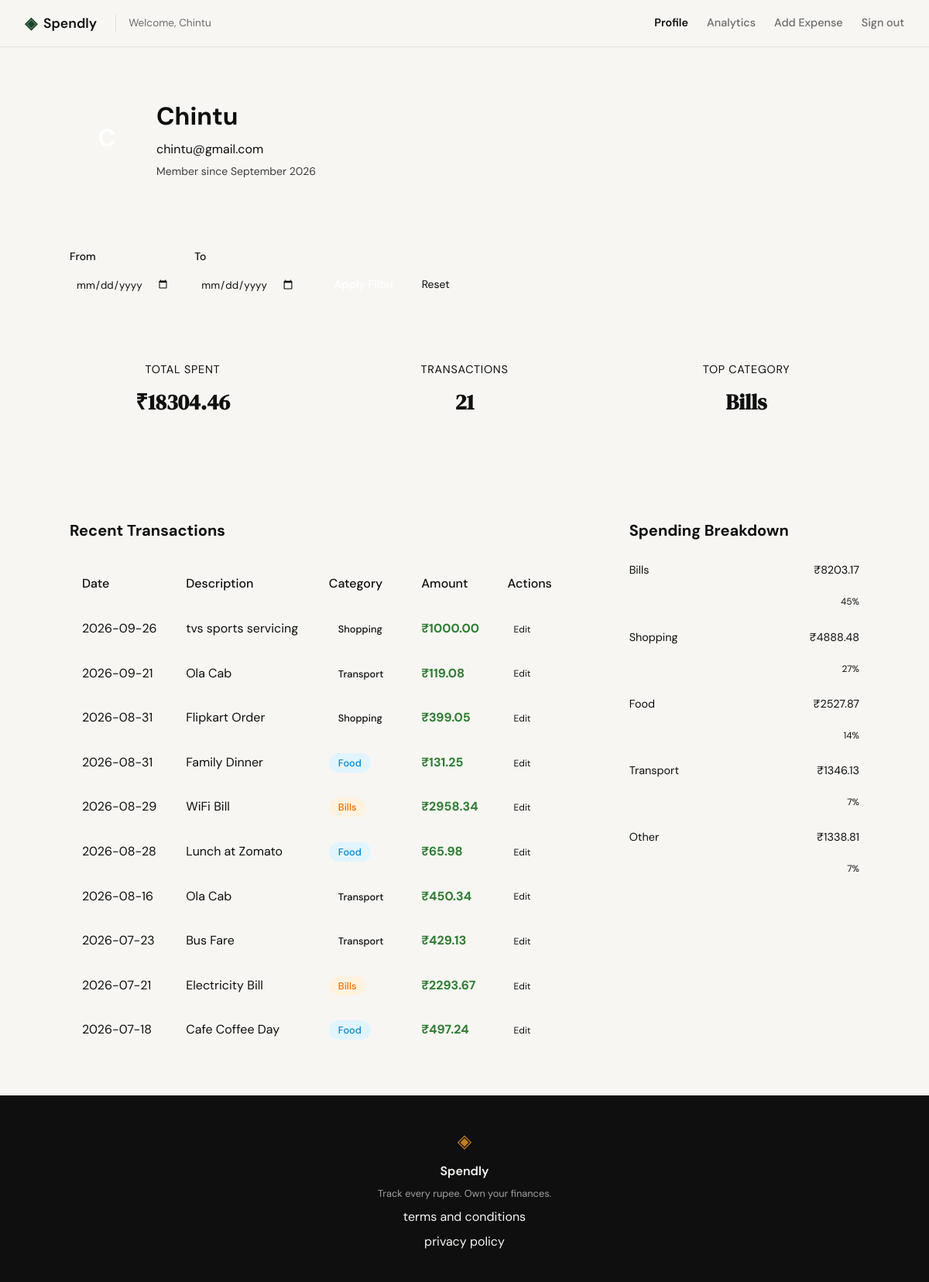
The page /profile (signed in) on the database its author committed.
### tables this page shows
CREATE TABLE users (
                id INTEGER PRIMARY KEY AUTOINCREMENT,
                name TEXT NOT NULL,
                email TEXT UNIQUE NOT NULL,
                password_hash TEXT NOT NULL,
                created_at TEXT DEFAULT (datetime('now'))
            );

CREATE TABLE expenses (
                id INTEGER PRIMARY KEY AUTOINCREMENT,
                user_id INTEGER NOT NULL,
                amount REAL NOT NULL,
                category TEXT NOT NULL,
                date TEXT NOT NULL,
                description TEXT,
                created_at TEXT DEFAULT (datetime('now')),
                FOREIGN KEY (user_id) REFERENCES users (id)
            );

### app.py (the view)
@app.route("/profile")
@login_required
def profile():
    user_id = session.get('user_id')
    start_date = request.args.get('start_date')
    end_date = request.args.get('end_date')
    try:
        if start_date:
            datetime.strptime(start_date, '%Y-%m-%d')
        if end_date:
            datetime.strptime(end_date, '%Y-%m-%d')
    except ValueError:
        start_date = None
        end_date = None
    user_info = get_user_by_id(user_id)
    summary_stats = get_summary_stats(user_id, start_date=start_date, end_date=end_date)
    transactions = get_recent_transactions(user_id, start_date=start_date, end_date=end_date)
    category_breakdown = get_category_breakdown(user_id, start_date=start_date, end_date=end_date)
    return render_template(
        "profile.html",
        user=user_info,
        stats=summary_stats,
        transactions=transactions,
        breakdown=category_breakdown,
        filters=request.args # Pass args back to template to preserve form state
    )

### app.py (called while the page is built)
def login_required(f):
    @wraps(f)
    def decorated_function(*args, **kwargs):
        if 'user_id' not in session:
            return redirect(url_for('login'))
        return f(*args, **kwargs)
    return decorated_function

### database/db.py (called while the page is built)
def get_db():
    conn = sqlite3.connect(DATABASE_PATH)
    conn.row_factory = sqlite3.Row
    conn.execute("PRAGMA foreign_keys = ON")
    return conn

### database/queries.py (called while the page is built)
def get_user_by_id(user_id):
    with get_db() as conn:
        row = conn.execute(
            "SELECT name, email, created_at FROM users WHERE id = ?",
            (user_id,)
        ).fetchone()
        if not row:
            return None
        created_at_dt = datetime.strptime(row['created_at'], '%Y-%m-%d %H:%M:%S')
        member_since = created_at_dt.strftime("%B %Y")
        return {
            "name": row['name'],
            "email": row['email'],
            "member_since": member_since
        }

def get_recent_transactions(user_id, limit=10, start_date=None, end_date=None):
    where_clause = "WHERE user_id = ?"
    params = [user_id]
    if start_date:
        where_clause += " AND date >= ?"
        params.append(start_date)
    if end_date:
        where_clause += " AND date <= ?"
        params.append(end_date)
    query = f"SELECT id, date, description, category, amount FROM expenses {where_clause} ORDER BY date DESC LIMIT ?"
    params.append(limit)
    with get_db() as conn:
        cursor = conn.execute(query, tuple(params))
        rows = cursor.fetchall()
        return [dict(row) for row in rows]

### templates/profile.html (shortened to what this page needs)
{% extends "base.html" %}
{% block content %}
<div class="profile-container">
    <section class="profile-card">
        <div class="profile-header">
            <div class="avatar">{{ user.name[0] }}</div>
            <div class="user-details">
                <h1>{{ user.name }}</h1>
                <p class="user-email">{{ user.email }}</p>
                <p class="user-meta">Member since {{ user.member_since }}</p>
            </div>
        </div>
    </section>
    <section class="filter-section">
        <form method="GET" action="{{ url_for('profile') }}" class="filter-form">
            <div class="filter-group">
                <label for="start_date">From</label>
                <input type="date" id="start_date" name="start_date" value="{{ filters.get('start_date', '') }}">
            </div>
            <div class="filter-group">
                <label for="end_date">To</label>
                <input type="date" id="end_date" name="end_date" value="{{ filters.get('end_date', '') }}">
            </div>
            <div class="filter-actions">
                <button type="submit" class="btn-primary">Apply Filter</button>
                <a href="{{ url_for('profile') }}" class="btn-secondary">Reset</a>
            </div>
        </form>
    </section>
    <section class="stats-grid">
        <div class="stat-tile">
            <span class="stat-label">Total Spent</span>
            <span class="stat-value">₹{{ "%.2f"|format(stats.total_spent) }}</span>
        </div>
        <div class="stat-tile">
            <span class="stat-label">Transactions</span>
            <span class="stat-value">{{ stats.transaction_count }}</span>
        </div>
        <div class="stat-tile">
            <span class="stat-label">Top Category</span>
            <span class="stat-value">{{ stats.top_category }}</span>
        </div>
    </section>
    <div class="profile-main-content">
        <section class="history-section">
            <h2>Recent Transactions</h2>
            <div class="table-wrapper">
                <table class="profile-table">
                    <thead>
                        <tr>
                            <th>Date</th>
                            <th>Description</th>
                            <th>Category</th>
                            <th>Amount</th>
                            <th>Actions</th>
                        </tr>
                    </thead>
                    <tbody>
                        {% for tx in transactions %}
                        <tr>
                            <td>{{ tx.date }}</td>
                            <td>{{ tx.description }}</td>
                            <td>
                                <span class="badge badge-{{ tx.category|lower }}">
                                    {{ tx.category }}
                                </span>
                            </td>
                            <td class="amount {{ 'positive' if tx.amount > 0 else 'negative' }}">
                                ₹{{ "%.2f"|format(tx.amount) }}
                            </td>
                            <td>
                                <a href="{{ url_for('edit_expense', id=tx.id) }}" class="btn-secondary" style="font-size: 0.75rem; padding: 0.2rem 0.5rem; border: 1px solid var(--border-color); border-radius: var(--radius-sm);">Edit</a>
                            </td>
                        </tr>
                        {% endfor %}
                    </tbody>
                </table>
            </div>
        </section>
        <section class="breakdown-section">
            <h2>Spending Breakdown</h2>
            <div class="breakdown-list">
                {% for item in breakdown %}
                <div class="breakdown-item">
                    <div class="breakdown-info">
                        <span>{{ item.category }}</span>
                        <span>₹{{ "%.2f"|format(item.amount) }}</span>
                    </div>
                    <div class="progress-bar-bg">
                        <div class="progress-bar-fill" style="width: {{ item.percentage }}%;"></div>
                    </div>
                    <span class="percentage">{{ item.percentage }}%</span>
                </div>
                {% endfor %}
            </div>
        </section>
    </div>
{% endblock %}

### templates/base.html (shortened to what this page needs)
<!DOCTYPE html>
<html lang="en">
<head>
    <link rel="stylesheet" href="{{ url_for('static', filename='css/style.css') }}">
</head>
<body>
    <nav class="navbar">
        <div class="nav-inner">
            <a href="{{ url_for('landing') }}" class="nav-brand">
                <div class="brand-group">
                    <span class="brand-icon">◈</span>
                    <span class="brand-name">Spendly</span>
                </div>
                {% if session.get('user_id') %}
                    <span class="user-welcome">Welcome, {{ session.get('user_name', 'User') }}</span>
                {% endif %}
            </a>
            <div class="nav-links">
                {% if session.get('user_id') %}
                    <a href="{{ url_for('profile') }}" class="{{ 'active' if request.endpoint == 'profile' }}">Profile</a>
                    <a href="{{ url_for('analytics') }}" class="{{ 'active' if request.endpoint == 'analytics' }}">Analytics</a>
                    <a href="{{ url_for('add_expense') }}" class="{{ 'active' if request.endpoint == 'add_expense' }}">Add Expense</a>
                    <a href="{{ url_for('logout') }}">Sign out</a>
                {% else %}
                    <a href="{{ url_for('login') }}">Sign in</a>
                    <a href="{{ url_for('register') }}" class="nav-cta">Get started</a>
                {% endif %}
            </div>
        </div>
    </nav>
    <main class="main-content">
        {% block content %}{% endblock %}
    </main>
    <footer class="footer">
        <div class="footer-inner">
            <span class="brand-icon">◈</span>
            <span class="footer-name">Spendly</span>
            <p class="footer-copy">Track every rupee. Own your finances.</p>
            <a href="{{ url_for('terms') }}">terms and conditions</a>
            <a href="{{ url_for('privacy') }}">privacy policy</a>
        </div>
    </footer>
</body>
</html>

### static/css/style.css (style rules this page uses)
:root { --ink: #0f0f0f; --ink-soft: #2d2d2d; --ink-muted: #6b6b6b; --ink-faint: #a0a0a0; --paper: #f7f6f3; --paper-warm: #f0ede6; --paper-card: #ffffff; --accent: #1a472a; --accent-light: #e8f0eb; --accent-2: #c17f24; --accent-2-light: #fdf3e3; --danger: #c0392b; --danger-light: #fdecea; --border: #e4e1da; --border-soft: #eeebe4; --font-display: 'DM Serif Display', Georgia, serif; --font-body: 'DM Sans', system-ui, sans-serif; --max-width: 1200px; --auth-width: 440px; --radius-sm: 6px; --radius-md: 12px; --radius-lg: 20px; }
*, *::before, *::after { box-sizing: border-box; margin: 0; padding: 0; }
html { font-size: 16px; scroll-behavior: smooth; }
body { background: var(--paper); color: var(--ink); font-family: var(--font-body); font-size: 1rem; line-height: 1.6; -webkit-font-smoothing: antialiased; }
a { color: inherit; text-decoration: none; }
.navbar { position: sticky; top: 0; z-index: 100; background: var(--paper); border-bottom: 1px solid var(--border); padding: 0 2rem; }
.nav-inner { max-width: var(--max-width); margin: 0 auto; height: 60px; display: flex; align-items: center; justify-content: space-between; }
.nav-brand { display: flex; align-items: center; gap: 0.5rem; font-family: var(--font-body); font-weight: 600; font-size: 1.1rem; color: var(--ink); }
.brand-group { display: flex; align-items: center; gap: 0.5rem; }
.user-welcome { margin-left: 1rem; font-size: 0.85rem; font-weight: 400; color: var(--ink-muted); border-left: 1px solid var(--border); padding-left: 1rem; }
.brand-icon { color: var(--accent); font-size: 1.3rem; }
.brand-name { color: var(--ink); }
.nav-links { display: flex; align-items: center; gap: 1.5rem; font-size: 0.9rem; font-weight: 500; }
.nav-links a { color: var(--ink-muted); transition: color 0.2s; }
.nav-links a:hover, .nav-links a.active { color: var(--ink); font-weight: 600; }
.main-content { min-height: calc(100vh - 60px - 100px); }
.stats-grid { display: grid; grid-template-columns: repeat(3, 1fr); gap: 2rem; margin-bottom: 3rem; }
.stat-label { font-size: 0.9rem; color: var(--ink-muted); }
.stat-value { font-family: var(--font-display); font-size: 1.75rem; font-weight: 600; color: var(--ink); }
.btn-primary { display: inline-block; background: var(--ink); color: var(--paper); padding: 0.65rem 1.5rem; border-radius: var(--radius-sm); font-family: var(--font-body); font-size: 0.9rem; font-weight: 500; cursor: pointer; border: none; transition: background 0.2s; text-decoration: none; }
.footer { background: var(--ink); color: var(--paper); padding: 2.5rem 2rem; text-align: center; }
.footer-inner { display: flex; flex-direction: column; align-items: center; gap: 0.4rem; }
.footer .brand-icon { color: var(--accent-2); font-size: 1.5rem; }
.footer-name { font-weight: 600; font-size: 1rem; }
.footer-copy { font-size: 0.8rem; color: var(--ink-faint); }

### rows shown on the page
users: get "Chintu", name "Chintu", email "chintu@gmail.com"
expenses: date "2026-09-26", description "tvs sports servicing", category "Shopping", amount "1000.00"
expenses: date "2026-09-21", description "Ola Cab", category "Transport", amount "119.08"
expenses: date "2026-08-31", description "Flipkart Order", category "Shopping", amount "399.05"
expenses: date "2026-08-31", description "Family Dinner", category "Food", amount "131.25"
expenses: date "2026-08-29", description "WiFi Bill", category "Bills", amount "2958.34"
expenses: date "2026-08-28", description "Lunch at Zomato", category "Food", amount "65.98"
expenses: date "2026-08-16", description "Ola Cab", category "Transport", amount "450.34"
expenses: date "2026-07-23", description "Bus Fare", category "Transport", amount "429.13"
expenses: date "2026-07-21", description "Electricity Bill", category "Bills", amount "2293.67"
expenses: date "2026-07-18", description "Cafe Coffee Day", category "Food", amount "497.24"

### other values the page prints
{{ user.member_since }} "September 2026"
{{ "%.2f"|format(stats.total_spent) }} "18304.46"
{{ stats.transaction_count }} "21"
{{ stats.top_category }} "Bills"
{{ item.category }} "Bills" "Shopping" "Food" "Transport" "Other"
{{ "%.2f"|format(item.amount) }} "8203.17" "4888.48" "2527.87" "1346.13" "1338.81"
{{ item.percentage }} "45" "27" "14" "7" "7"
